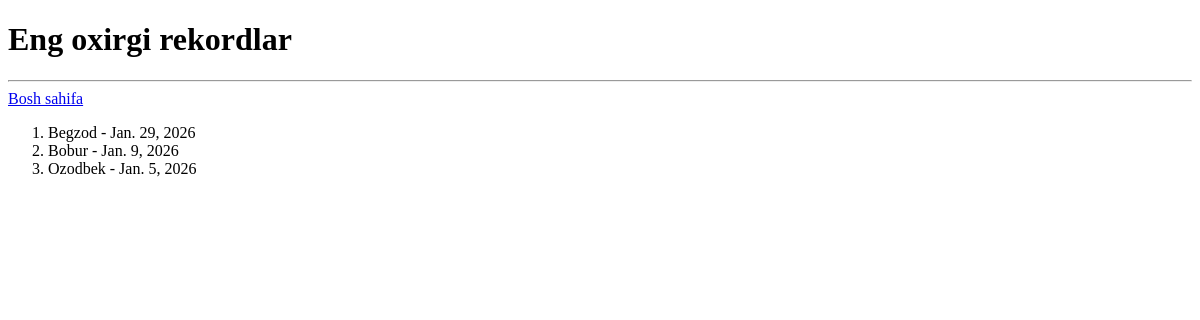
Page /oxirgi-recordlar on the earlier database version.
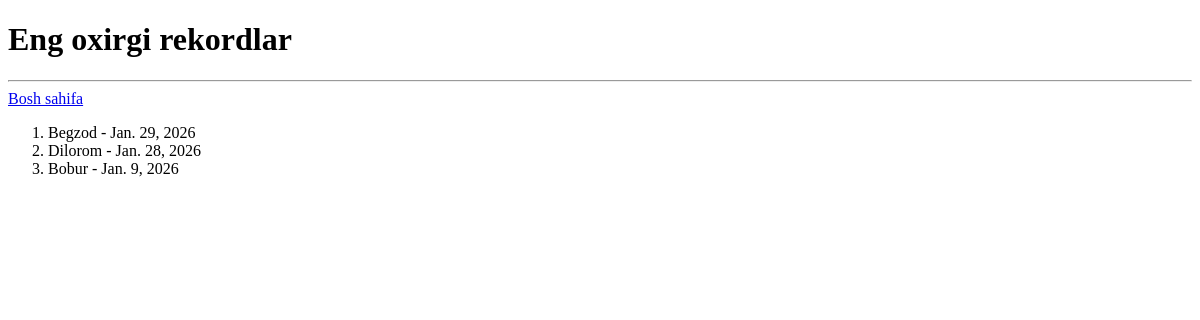
Same page on the later database version.
### main/models.py (models this page shows, shortened)
class Record(models.Model):
    student = models.ForeignKey(Student, on_delete=models.SET_NULL, null=True, blank=True)
    book = models.ForeignKey(Book, on_delete=models.SET_NULL, null=True, blank=True)
    librarian = models.ForeignKey(Librarian, on_delete=models.SET_NULL, null=True, blank=True)
    birth_off_date = models.DateField(auto_now_add=True)
    return_date = models.DateField(blank=True, null=True)

class Student(models.Model):
    name = models.CharField(max_length=100)
    group = models.CharField(max_length=100)
    course = models.IntegerField(default=1)
    number_of_books = models.IntegerField(default=0)

### main/views.py (the view)
# urls.py: path('oxirgi-recordlar', last_records),
def last_records(request):
    records = Record.objects.order_by('-birth_off_date')[:3]
    context = {
        'records': records
    }
    return render(request, 'last_records.html', context)

### templates/last_records.html (shortened to what this page needs)
<!DOCTYPE html>
<html lang="en">
<head>
</head>
<body>
<h1>Eng oxirgi rekordlar</h1>
<hr>
<a href="/">Bosh sahifa</a>
<ol>
    {% for record in records %}
    <li>
        {{ record.student.name }} - {{ record.birth_off_date }}
    </li>
    {% endfor %}
</ol>
</body>
</html>

Differences in the rows shown:
no longer on this page (row unchanged): Record: student.name "Ozodbek", birth_off_date "Jan. 5, 2026"
added Record: student.name "Dilorom", birth_off_date "Jan. 28, 2026"
